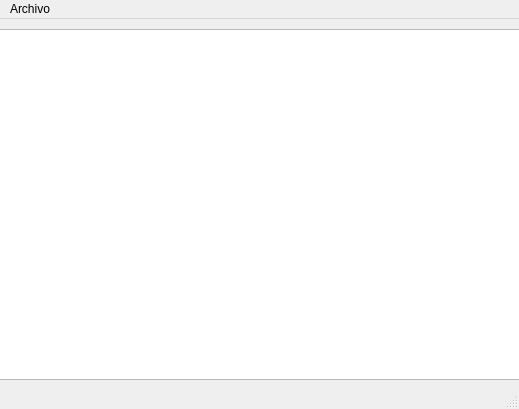
<?xml version="1.0" encoding="UTF-8"?>
<ui version="4.0">
 <class>vntEditorTexto</class>
 <widget class="QMainWindow" name="vntEditorTexto">
  <property name="geometry">
   <rect>
    <x>0</x>
    <y>0</y>
    <width>519</width>
    <height>409</height>
   </rect>
  </property>
  <property name="sizePolicy">
   <sizepolicy hsizetype="Preferred" vsizetype="Preferred">
    <horstretch>0</horstretch>
    <verstretch>0</verstretch>
   </sizepolicy>
  </property>
  <property name="windowTitle">
   <string>Editor Texto</string>
  </property>
  <widget class="QWidget" name="centralwidget">
   <widget class="QTextEdit" name="txteTexto">
    <property name="geometry">
     <rect>
      <x>-1</x>
      <y>10</y>
      <width>521</width>
      <height>351</height>
     </rect>
    </property>
    <property name="sizePolicy">
     <sizepolicy hsizetype="Expanding" vsizetype="Expanding">
      <horstretch>0</horstretch>
      <verstretch>0</verstretch>
     </sizepolicy>
    </property>
   </widget>
  </widget>
  <widget class="QMenuBar" name="mbrMenu">
   <property name="geometry">
    <rect>
     <x>0</x>
     <y>0</y>
     <width>519</width>
     <height>21</height>
    </rect>
   </property>
   <widget class="QMenu" name="menArchivo">
    <property name="title">
     <string>Archivo</string>
    </property>
    <addaction name="mniAbrir"/>
    <addaction name="mniGuardar"/>
    <addaction name="separator"/>
    <addaction name="mniSalir"/>
   </widget>
   <addaction name="menArchivo"/>
  </widget>
  <widget class="QStatusBar" name="statusbar"/>
  <action name="mniAbrir">
   <property name="icon">
    <iconset>
     <normaloff>Iconos/abrir.ico</normaloff>Iconos/abrir.ico</iconset>
   </property>
   <property name="text">
    <string>Abrir...</string>
   </property>
   <property name="shortcut">
    <string>Ctrl+A</string>
   </property>
  </action>
  <action name="mniGuardar">
   <property name="icon">
    <iconset>
     <normaloff>Iconos/guardar.ico</normaloff>Iconos/guardar.ico</iconset>
   </property>
   <property name="text">
    <string>Guardar...</string>
   </property>
   <property name="shortcut">
    <string>Ctrl+G</string>
   </property>
  </action>
  <action name="mniSalir">
   <property name="icon">
    <iconset>
     <normaloff>Iconos/salir.ico</normaloff>Iconos/salir.ico</iconset>
   </property>
   <property name="text">
    <string>Salir</string>
   </property>
   <property name="shortcut">
    <string>Ctrl+S</string>
   </property>
  </action>
 </widget>
 <resources/>
 <connections/>
</ui>
